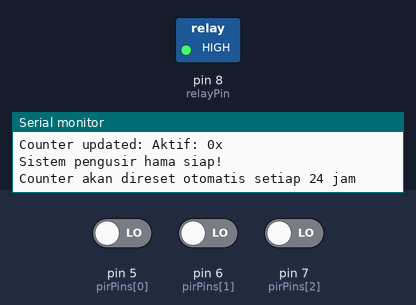
This sketch was run on a simulated Arduino Uno, built for the host (arithmetic inside an expression is 32-bit, double 64-bit). Shown: switched loads named in the sketch (green lamp = pin HIGH), the last lines printed to the serial monitor. The test bench sets the inputs (shaded band); at power-on: pin 5 (pirPins[0]) LOW, pin 6 (pirPins[1]) LOW, pin 7 (pirPins[2]) LOW. WiFi joins after 1.5 s; servers stay silent unless stated.

Above: at 3.0 s.
3.1 s: pin 5 (pirPins[0]) driven HIGH
At 4.1 s:
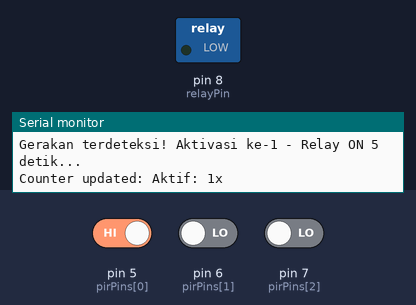
Timing chart, 0 to 9.6 s (numbered marks = the images above; inputs shaded):
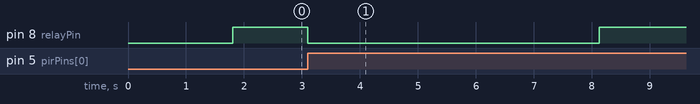

The sketch:

PENGUSIR_HAMA_SAWAH_NEW.ino
```cpp
#define BLYNK_TEMPLATE_ID           "TMPL6Sa42TcKy"
#define BLYNK_TEMPLATE_NAME         "PENGUSIR HAMA"
#define BLYNK_AUTH_TOKEN            "1rnEKN9nZbNHq_mv2JIcw7go61JOOJSj"

#define BLYNK_PRINT Serial

#include <ESP8266_Lib.h>
#include <BlynkSimpleShieldEsp8266.h>
#include <SoftwareSerial.h>

char auth[] = BLYNK_AUTH_TOKEN;
char ssid[] = "hamasawah";
char pass[] = "12345678";

SoftwareSerial EspSerial(2, 3); // RX, TX
#define ESP8266_BAUD 9600
ESP8266 wifi(&EspSerial);

// PIN
const int pirPins[3] = {5, 6, 7};
const int relayPin = 8;

// Sistem dan counter
bool systemEnabled = true;
int relayCounter = 0;

// Waktu reset menggunakan millis()
unsigned long lastResetTime = 0;
const unsigned long RESET_INTERVAL = 86400000UL; // 24 jam (dalam ms)

BLYNK_WRITE(V0) {
  int value = param.asInt();
  systemEnabled = (value == 0); // 0 = aktif, 1 = nonaktif

  if (!systemEnabled) {
    Serial.println("Sistem dinonaktifkan dari Blynk.");
    digitalWrite(relayPin, HIGH);     // Relay OFF
    Blynk.virtualWrite(V1, 0);        // LED mati
  } else {
    Serial.println("Sistem diaktifkan kembali.");
  }
}

void updateCounterDisplay() {
  char counterText[32];
  sprintf(counterText, "Aktif: %dx", relayCounter);
  Blynk.virtualWrite(V2, counterText);
  Serial.print("Counter updated: ");
  Serial.println(counterText);
}

void setup() {
  Serial.begin(9600);
  EspSerial.begin(ESP8266_BAUD);
  Blynk.begin(auth, wifi, ssid, pass);

  for (int i = 0; i < 3; i++) {
    pinMode(pirPins[i], INPUT);
  }

  pinMode(relayPin, OUTPUT);
  digitalWrite(relayPin, HIGH);  // Awal: relay mati
  Blynk.virtualWrite(V1, 0);     // LED mati
  updateCounterDisplay();        // Tampilkan counter awal

  lastResetTime = millis();      // Set awal waktu reset

  Serial.println("Sistem pengusir hama siap!");
  Serial.println("Counter akan direset otomatis setiap 24 jam");
}

void loop() {
  Blynk.run();

  // Reset counter setiap 24 jam
  if (millis() - lastResetTime >= RESET_INTERVAL) {
    relayCounter = 0;
    updateCounterDisplay();
    lastResetTime = millis();
    Serial.println("Counter direset otomatis setiap 24 jam");
  }

  // Jika sistem dinonaktifkan dari Blynk
  if (!systemEnabled) {
    return;
  }

  // Cek apakah ada gerakan dari salah satu sensor PIR
  bool motionDetected = false;
  for (int i = 0; i < 3; i++) {
    if (digitalRead(pirPins[i]) == HIGH) {
      motionDetected = true;
      break;
    }
  }

  // Jika ada gerakan
  if (motionDetected) {
    // Tambahkan counter SEBELUM aktivasi relay
    relayCounter++;

    Serial.print("Gerakan terdeteksi! Aktivasi ke-");
    Serial.print(relayCounter);
    Serial.println(" - Relay ON 5 detik...");

    // Aktifkan relay dan LED
    digitalWrite(relayPin, LOW);        // Relay ON
    Blynk.virtualWrite(V1, 255);        // LED ON

    // Update counter display di Blynk
    updateCounterDisplay();

    delay(5000);                        // Aktif 5 detik

    Serial.println("Relay OFF");
    digitalWrite(relayPin, HIGH);       // Relay OFF
    Blynk.virtualWrite(V1, 0);          // LED OFF

    delay(3000); // Jeda 3 detik sebelum baca sensor lagi
  }
}
```

Measured:
- after the input at 3.1 s, pin 8 (relayPin): HIGH → LOW at once, → HIGH 5.0 s later
